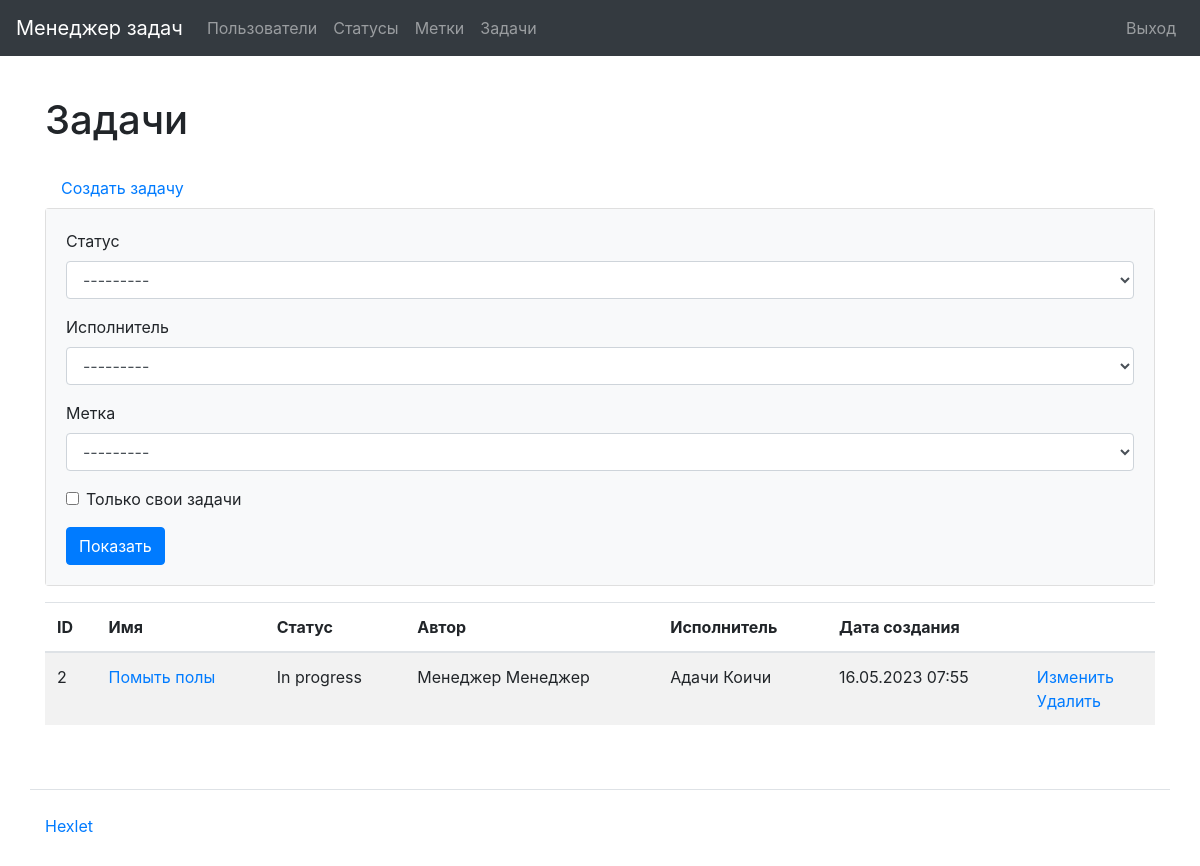
Before: /tasks/ (signed in) with the older database file.
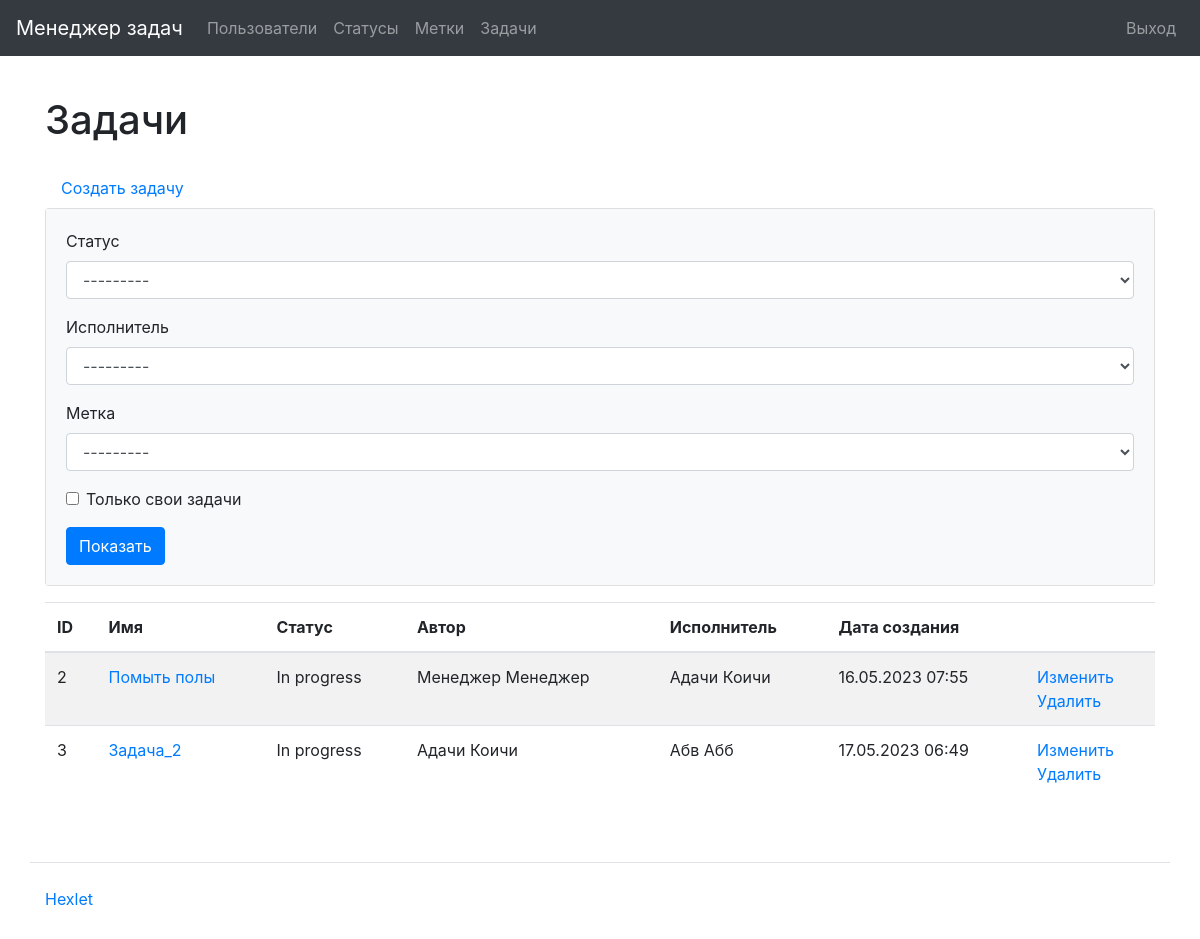
After: the same page with the newer database file.
### task_manager/tasks/models.py (models this page shows, shortened)
class Task(models.Model):
    name = models.CharField(
        max_length=150,
        blank=False,
        unique=True,
        verbose_name=_('Name')
    )
    description = models.TextField(
        max_length=10000,
        blank=True,
        verbose_name=_('Description')
    )
    date_created = models.DateTimeField(
        auto_now_add=True,
        verbose_name=_('Creation date')
    )
    author = models.ForeignKey(
        User,
        on_delete=models.PROTECT,
        related_name='author',
        verbose_name=_('Author')
    )
    status = models.ForeignKey(
        Status,
        on_delete=models.PROTECT,
        related_name='statuses',
        verbose_name=_('Status')
    )
    executor = models.ForeignKey(
        User,
        on_delete=models.PROTECT,
        related_name='executor',
        verbose_name=_('Executor')
    )
    labels = models.ManyToManyField(
        Label,
        through='TaskLabelRelation',
        through_fields=('task', 'label'),
        blank=True,
        related_name='labels',
        verbose_name=_('Labels')
    )
    class Meta:
        verbose_name = _('Task')
        verbose_name_plural = _('Tasks')

### task_manager/statuses/models.py (models this page shows)
class Status(models.Model):
    name = models.CharField(
        max_length=150,
        unique=True,
        blank=False,
        verbose_name=_('Name'),
    )
    date_created = models.DateTimeField(
        auto_now_add=True,
        verbose_name=_('Creation date')
    )
    def __str__(self):
        return self.name
    class Meta:
        verbose_name = _('Status')
        verbose_name_plural = _('Statuses')

### task_manager/users/models.py (models this page shows)
class User(AbstractUser):
    first_name = models.CharField(max_length=150)
    last_name = models.CharField(max_length=150)
    def __str__(self):
        return self.get_full_name()

### task_manager/tasks/views.py (the view)
# urls.py: path('', TasksListView.as_view(), name='tasks_list'),
class TasksListView(AuthRequiredMixin, FilterView):
    template_name = 'tasks/list.html'
    model = Task
    filterset_class = TaskFilter
    context_object_name = 'tasks_list'
    extra_context = {
        'title': _('Tasks'),
        'button_text': _('Show'),
    }

### task_manager/labels/models.py (called while the page is built)
    def __str__(self):
        return self.name

### task_manager/mixins.py (called while the page is built)
    def dispatch(self, request, *args, **kwargs):
        if not request.user.is_authenticated:
            messages.error(request, self.auth_message)
            return redirect(reverse_lazy('login'))
        return super().dispatch(request, *args, **kwargs)

### task_manager/templates/tasks/list.html
{% extends "base.html" %}
{% load bootstrap4 %}
{% load i18n %}
{% block content %}
    <h1 class="my-4">{% trans 'Tasks' %}</h1>
    <a class="nav-link" href="{% url 'task_create' %}">{% trans 'Create task' %}</a>
    <div class="card mb-3">
        <div class="card-body bg-light">
            <form method="get">
              {% bootstrap_form filter.form %}
              {% bootstrap_button button_text button_type="submit" button_class="btn btn-primary" %}
            </form>
        </div>
    </div>
    <table class="table table-striped">
        <thead>
            <tr>
                <th>ID</th>
                <th>{% trans 'Name' %}</th>
                <th>{% trans 'Status' %}</th>
                <th>{% trans 'Author' %}</th>
                <th>{% trans 'Executor' %}</th>
                <th>{% trans 'Creation date' %}</th>
                <th></th>
            </tr>
        </thead>
        <tbody>
            {% for task in tasks_list %}
                <tr>
                    <td>{{ task.id }}</td>
                    <td><a href="{% url 'task_details' task.id %}">{{ task.name }}</a></td>
                    <td>{{ task.status }}</td>
                    <td>{{ task.author }}</td>
                    <td>{{ task.executor }}</td>
                    <td>{{ task.date_created|date:"d.m.Y H:i" }}</td>
                    <td>
                        <a href="{% url 'task_update' task.id %}">{% trans 'Update' %}</a>
                        <br>
                        <a href="{% url 'task_delete' task.id %}">{% trans 'Delete' %}</a>
                    </td>
                </tr>
            {% endfor %}
        </tbody>
    </table>
{% endblock %}

Changed rows visible on the page:
added Task: id "3", name "Задача_2", status "In progress", author "Адачи Коичи", executor "Абв Абб", date_created "17.05.2023 06:49"
